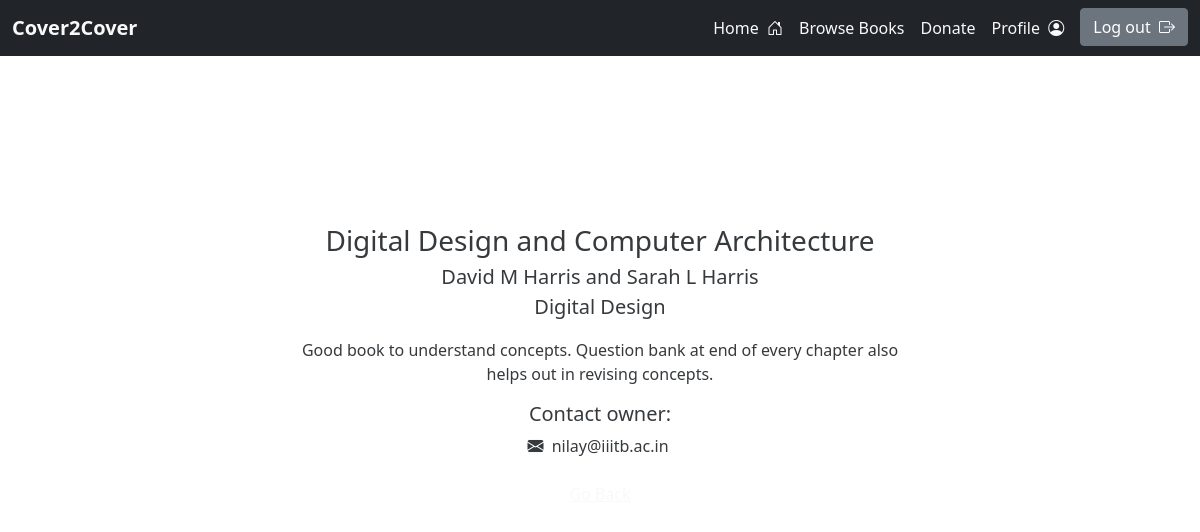
The page /info/46/ (signed in) on the database its author committed.
### take/models.py (models this page shows, shortened)
class Take(models.Model):
    roll=models.ForeignKey(User, on_delete=models.SET_NULL, null=True)
    name=models.CharField(max_length=200)
    description=models.TextField(null=True, blank=True)
    auth=models.CharField(max_length=200,null=True, blank=True)
    contact=models.CharField(max_length=200,null=True, blank=True) #email
    mob=models.IntegerField(null=True, blank=True)
    time=models.DateTimeField(auto_now_add=True)
    course=models.CharField(max_length=200, null=True)
    cname=models.CharField(max_length=100, null=True)
    class Meta:
        ordering=['name']

### take/views.py (the view)
# urls.py: path('info/<str:pk>/', views.info, name='info'),
@login_required(login_url='login')
def info(request, pk):
    take=Take.objects.get(id=pk)
    if take.mob==None:
        cmn=False
    else:
        cmn=True
    if take.contact==None:
        cem=False
    else:
        cem=True
    context={'cem': cem, 'take':take, 'cmn': cmn}
    return render(request, 'take/info.html', context)

### take/templates/take/info.html (shortened to what this page needs)
{% load static %}
<html lang="en">
<head>
    <link href="https://cdn.jsdelivr.net/npm/bootstrap@5.1.3/dist/css/bootstrap.min.css" rel="stylesheet">
    <link rel="stylesheet" href="https://cdn.jsdelivr.net/npm/bootstrap-icons@1.8.0/font/bootstrap-icons.css">
</head>
<body style="background-image: url(/static/img/info.png); background-repeat: no-repeat; background-size: cover; background-position: center;">
    {% include 'navbar.html' %}
    <br>
    <br>
    <br>
    <br>
    <div class="container-lg">
        <div class="row my-5 align-items-center justify-content-center">
            <div class="col-8 col-lg-8 col-xl-8">
                <div class="card border-0" style="opacity: 90%;">
                    <div class="card-body text-center py-4">
                        <h3 class="card-title">{{take.name}}</h3>
                        <p class="card-subtitle fs-5">{{take.auth}}</p>
                        <p class="card-text fs-5">{{take.course}}</p>
                        <p class="card-text mx-5">{{take.description}}</p>
                        <h5 class="card-title">Contact owner:</h5>
                        {% if cem %}
                        <i class="bi bi-envelope-fill"></i>
                        <p class="card-text d-inline mx-1">{{take.contact}}</p>
                        {% endif %}
                        <br>
                    </div>
                </div>
                <div class="text-light text-justify text-center"><a href="{{request.META.HTTP_REFERER}}" class="text-light">Go Back</a></div>
            </div>
        </div>
    </div>
</body>
</html>

### rows shown on the page
Take: name "Digital Design and Computer Architecture", auth "David M Harris and Sarah L Harris", course "Digital Design", description "Good book to understand concepts. Question bank at end of every chapter also helps out in revising concepts.", contact "nilay@iiitb.ac.in"
